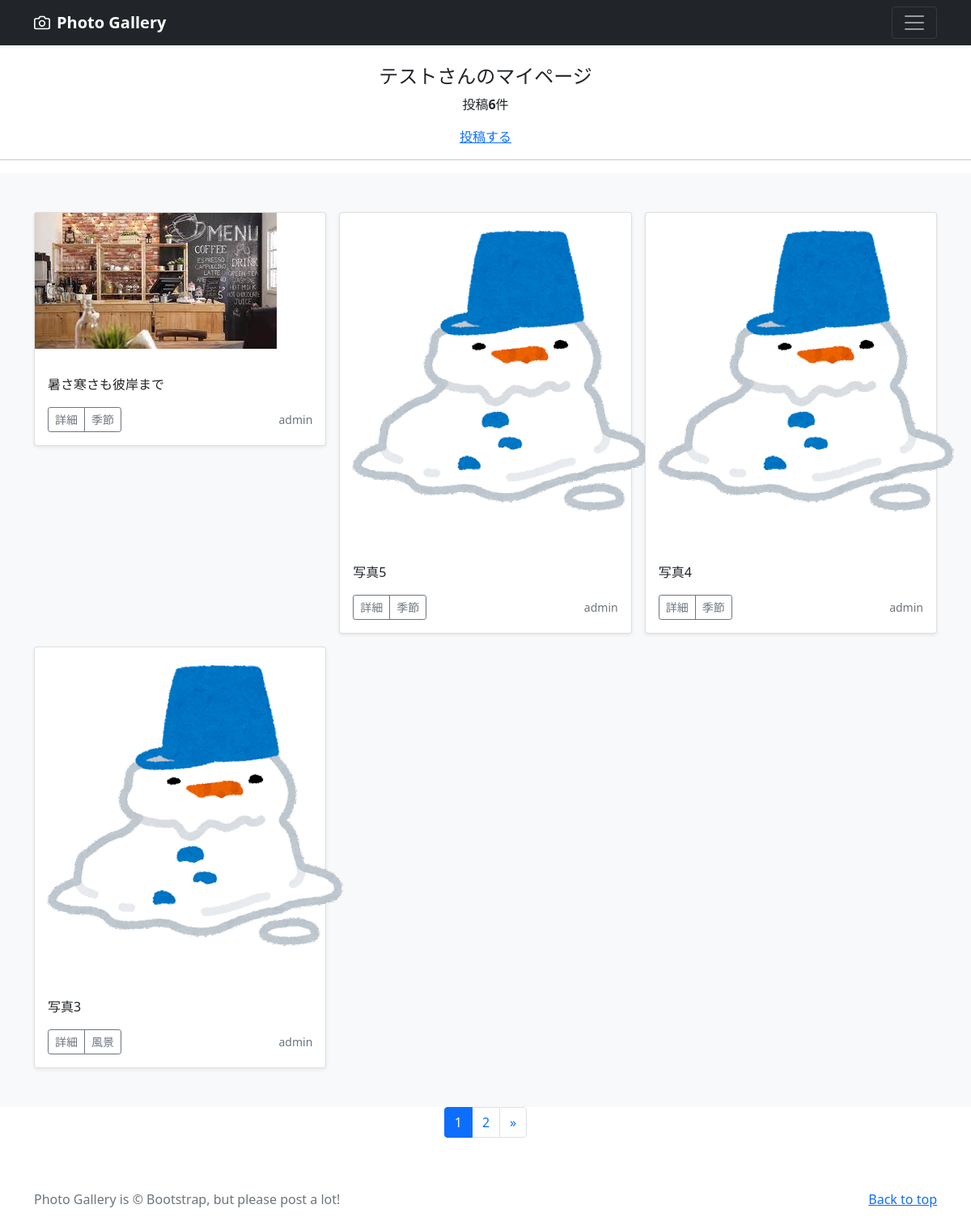
Page /photo/mypage/ (signed in) on the committed database.
### photo/models.py (models this page shows, shortened)
class PhotoPost(models.Model):
    user = models.ForeignKey(
        to=CustomUser,
        verbose_name='ユーザ',
        on_delete=models.CASCADE,
        null=True
    )
    category = models.ForeignKey(
        to=Category,
        verbose_name='カテゴリ',
        on_delete=models.PROTECT,
        null=True
    )
    title = models.CharField(
        verbose_name='タイトル',
        max_length=20
    )
    comment = models.TextField(
        verbose_name='コメント'
    )
    image1 = models.ImageField(
        verbose_name='イメージ1',
        upload_to='photos',
        null=True,
        blank=True
    )
    image2 = models.ImageField(
        verbose_name='イメージ2',
        upload_to='photos',
        null=True,
        blank=True
    )
    posted_at = models.DateTimeField(
        verbose_name='投稿日時',
        auto_now_add=True
    )

class Category(models.Model):
    title = models.CharField(
        verbose_name='タイトル',
        max_length=20
    )

### accounts/models.py (models this page shows)
class CustomUser(AbstractUser):
    birthday = models.DateField(
        verbose_name='生年月日',
        null=True,
        blank=True
    )

### photo/views.py (the view)
# urls.py: path('mypage/', views.MyPageView.as_view(), name='mypage'),
class MyPageView(ListView):
    template_name = 'photo/mypage.html'
    context_object_name = 'photo_list'
    paginate_by = 4
    def get_context_data(self, **kwargs):
        context = super().get_context_data(**kwargs)
        context['count'] = len(PhotoPost.objects.filter(user=self.request.user))
        return context
    def get_queryset(self):
        queryset = PhotoPost.objects.filter(user=self.request.user).order_by('-posted_at')
        return queryset

### templates/photo/mypage.html (shortened to what this page needs)
{% extends 'photo/base.html' %}
{% load static %}
{% block contents%}
<br>
<div style="text-align:center">
  <h4>テストさんのマイページ</h4>
  <p>投稿<strong>{{ count }}</strong>件</p>
  <a href="{% url 'photo:post_photo'%}">投稿する</a>
</div>
<hr>
{% include 'photo/photo_list.html' %}
{% include 'photo/pagenation.html'%}
{% endblock %}

### templates/photo/photo_list.html
{% load static %}
<div class="album py-5 bg-light">
  <div class="container">
    <div class="row row-cols-1 row-cols-sm-2 row-cols-md-3 g-3">
      {% for photo in photo_list %}
      <div class="col">
        <div class="card shadow-sm">
          {% if photo.image1 %}
          <p><img src="{{ photo.image1.url }}"></img></p>
          {% elif photo.image2 %}
          <p><img src="{{ photo.image2.url }}"></img></p>
          {% else %}
          <p><img src="{% static 'img/snowman.png'%}"></img></p>
          {% endif %}
          <div class="card-body">
            <p class="card-text">{{photo.title}}</p>
            <div class="d-flex justify-content-between align-items-center">
              <div class="btn-group">
                <a href="{% url 'photo:detail_photo' photo.pk%}" class="btn btn-sm btn-outline-secondary">詳細</a>
                <a href="{% url 'photo:category' photo.category.title%}" class="btn btn-sm btn-outline-secondary">
                  {{photo.category.title}}</a>
              </div>
              {% if photo.user %}
              <a href="{% url 'photo:user_list' photo.user.pk%}" class="text-decoration-none"><small
                  class="text-muted">{{photo.user.username}}</small></a>
              {% else %}
              <a href="#" class="text-decoration-none"><small class="text-muted">none</small></a>
              {% endif %}
            </div>
          </div>
        </div>
      </div>
      {% endfor %}
    </div>
  </div>
</div>

### rows in the picture
PhotoPost: image1 (picture), title "暑さ寒さも彼岸まで", category "季節", user.username "admin"
PhotoPost: title "写真5", category "季節", user.username "admin"
PhotoPost: title "写真4", category "季節", user.username "admin"
PhotoPost: title "写真3", category "風景", user.username "admin"

### other values in the picture
{{ count }} "6"
{{ num }} "1"
{{ num }} "2"
